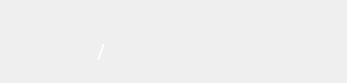
<?xml version="1.0" encoding="UTF-8"?>
<ui version="4.0">
 <class>Frag_Stats_Displayer</class>
 <widget class="QWidget" name="Frag_Stats_Displayer">
  <property name="geometry">
   <rect>
    <x>0</x>
    <y>0</y>
    <width>347</width>
    <height>83</height>
   </rect>
  </property>
  <property name="sizePolicy">
   <sizepolicy hsizetype="Maximum" vsizetype="Minimum">
    <horstretch>0</horstretch>
    <verstretch>0</verstretch>
   </sizepolicy>
  </property>
  <property name="windowTitle">
   <string>Form</string>
  </property>
  <layout class="QVBoxLayout" name="verticalLayout">
   <property name="spacing">
    <number>0</number>
   </property>
   <property name="leftMargin">
    <number>10</number>
   </property>
   <property name="topMargin">
    <number>10</number>
   </property>
   <property name="rightMargin">
    <number>10</number>
   </property>
   <property name="bottomMargin">
    <number>10</number>
   </property>
   <item>
    <layout class="QHBoxLayout" name="horizontalLayout_2">
     <property name="spacing">
      <number>15</number>
     </property>
     <item>
      <widget class="QLabel" name="data_image">
       <property name="sizePolicy">
        <sizepolicy hsizetype="Fixed" vsizetype="Fixed">
         <horstretch>0</horstretch>
         <verstretch>0</verstretch>
        </sizepolicy>
       </property>
       <property name="minimumSize">
        <size>
         <width>60</width>
         <height>60</height>
        </size>
       </property>
       <property name="maximumSize">
        <size>
         <width>60</width>
         <height>60</height>
        </size>
       </property>
       <property name="styleSheet">
        <string notr="true"/>
       </property>
       <property name="text">
        <string/>
       </property>
       <property name="margin">
        <number>0</number>
       </property>
      </widget>
     </item>
     <item>
      <layout class="QVBoxLayout" name="verticalLayout_2">
       <property name="spacing">
        <number>0</number>
       </property>
       <property name="rightMargin">
        <number>0</number>
       </property>
       <property name="bottomMargin">
        <number>0</number>
       </property>
       <item>
        <layout class="QHBoxLayout" name="horizontalLayout_3">
         <item>
          <widget class="QLabel" name="data_name">
           <property name="sizePolicy">
            <sizepolicy hsizetype="Maximum" vsizetype="Maximum">
             <horstretch>0</horstretch>
             <verstretch>0</verstretch>
            </sizepolicy>
           </property>
           <property name="font">
            <font>
             <family>Sitka Display</family>
             <pointsize>10</pointsize>
             <italic>true</italic>
            </font>
           </property>
           <property name="text">
            <string/>
           </property>
           <property name="alignment">
            <set>Qt::AlignLeading|Qt::AlignLeft|Qt::AlignVCenter</set>
           </property>
          </widget>
         </item>
         <item>
          <spacer name="horizontalSpacer_2">
           <property name="orientation">
            <enum>Qt::Horizontal</enum>
           </property>
           <property name="sizeHint" stdset="0">
            <size>
             <width>40</width>
             <height>20</height>
            </size>
           </property>
          </spacer>
         </item>
        </layout>
       </item>
       <item>
        <layout class="QHBoxLayout" name="horizontalLayout">
         <property name="spacing">
          <number>0</number>
         </property>
         <item>
          <widget class="QLabel" name="data_current">
           <property name="sizePolicy">
            <sizepolicy hsizetype="Maximum" vsizetype="Maximum">
             <horstretch>0</horstretch>
             <verstretch>0</verstretch>
            </sizepolicy>
           </property>
           <property name="font">
            <font>
             <family>Mongolian Baiti</family>
             <pointsize>16</pointsize>
             <weight>50</weight>
             <bold>false</bold>
            </font>
           </property>
           <property name="styleSheet">
            <string notr="true">QLabel{
	color:white;
}</string>
           </property>
           <property name="text">
            <string/>
           </property>
          </widget>
         </item>
         <item>
          <widget class="QLabel" name="label_3">
           <property name="sizePolicy">
            <sizepolicy hsizetype="Maximum" vsizetype="Maximum">
             <horstretch>0</horstretch>
             <verstretch>0</verstretch>
            </sizepolicy>
           </property>
           <property name="font">
            <font>
             <family>Mongolian Baiti</family>
             <pointsize>16</pointsize>
             <weight>50</weight>
             <bold>false</bold>
            </font>
           </property>
           <property name="styleSheet">
            <string notr="true">QLabel{
	color:white;
}</string>
           </property>
           <property name="text">
            <string>/</string>
           </property>
          </widget>
         </item>
         <item>
          <widget class="QLabel" name="data_max">
           <property name="sizePolicy">
            <sizepolicy hsizetype="Maximum" vsizetype="Maximum">
             <horstretch>0</horstretch>
             <verstretch>0</verstretch>
            </sizepolicy>
           </property>
           <property name="font">
            <font>
             <family>Mongolian Baiti</family>
             <pointsize>16</pointsize>
             <weight>50</weight>
             <bold>false</bold>
            </font>
           </property>
           <property name="styleSheet">
            <string notr="true">QLabel{
	color:white;
}</string>
           </property>
           <property name="text">
            <string/>
           </property>
          </widget>
         </item>
         <item>
          <spacer name="horizontalSpacer">
           <property name="orientation">
            <enum>Qt::Horizontal</enum>
           </property>
           <property name="sizeHint" stdset="0">
            <size>
             <width>40</width>
             <height>20</height>
            </size>
           </property>
          </spacer>
         </item>
        </layout>
       </item>
      </layout>
     </item>
    </layout>
   </item>
  </layout>
 </widget>
 <resources/>
 <connections/>
</ui>
